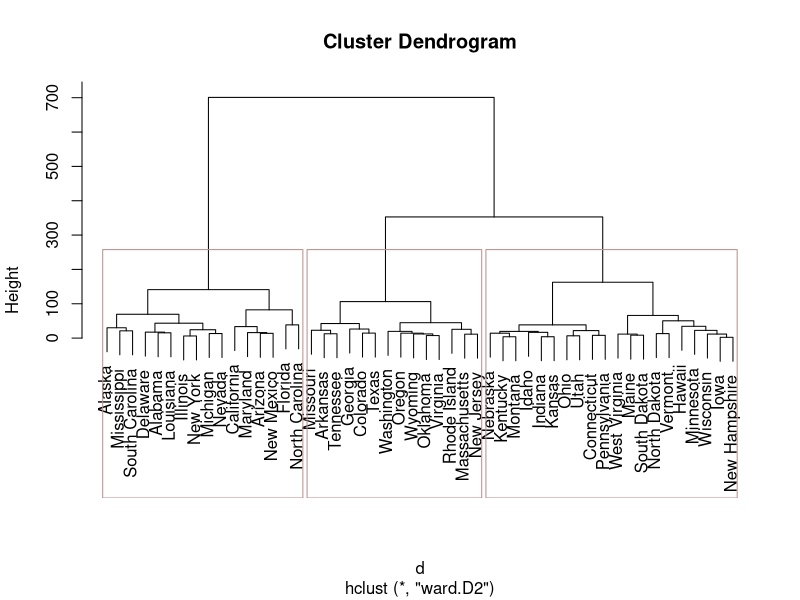

Recreate this plot in R.
## ---- chunk 1
head(USArrests, 3) 
## ---- chunk 2
d = dist(USArrests, method = "euclidean") 
## ---- chunk 3
fit = hclust(d, method="ward.D2") 
## ---- chunk 4
plot(fit, labels=rownames(d)) 
groups = cutree(fit, k=3) 
rect.hclust(fit, k=3, border="rosybrown") 
## ---- chunk 5
apply(USArrests,2,mean) 
## ---- chunk 6
std_usa = scale(USArrests) 
